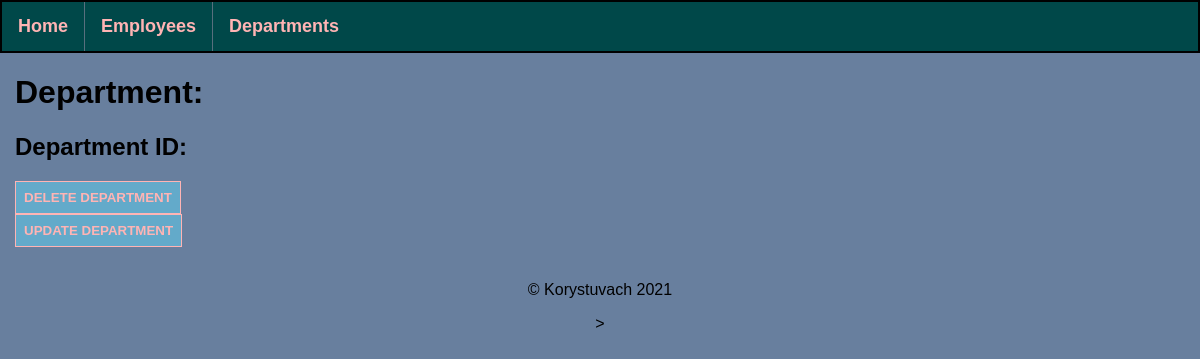
The app's page /departments/1, older data.
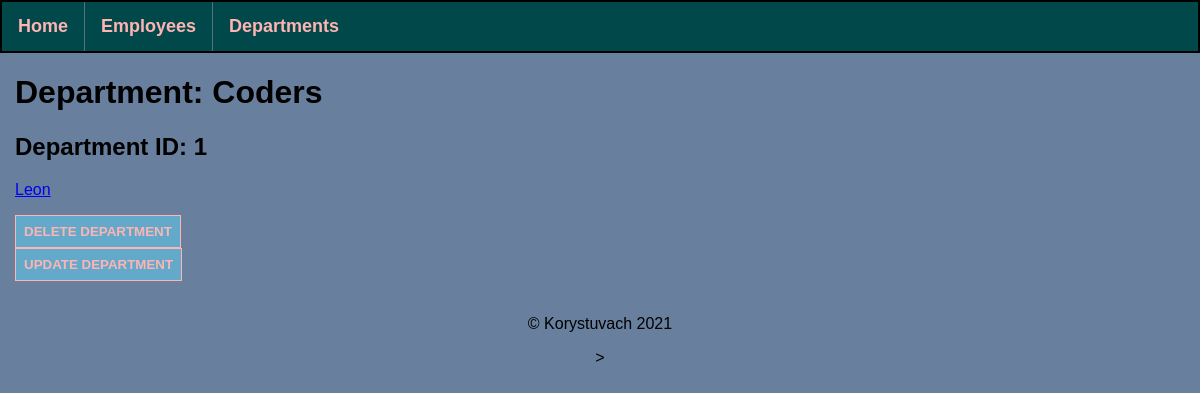
The same page, newer data.
### application/models.py (models this page shows, shortened)
class AllDepartments(db.Model):
    id = db.Column(db.Integer, primary_key=True)
    dep_name = db.Column(db.String(25), nullable=False, unique=True)
    dep_employees_id = db.relationship('AllEmployees', backref='my_department', lazy=True)

class AllEmployees(db.Model):
    id = db.Column(db.Integer, primary_key=True)
    department_id = db.Column(db.Integer, db.ForeignKey('all_departments.id'), nullable=False)
    salary = db.Column(db.Integer, nullable=False)
    name = db.Column(db.String(30), nullable=False)
    lastname = db.Column(db.String(35), nullable=False)
    hire_date = db.Column(db.Date, default=date.today())

### application/routes.py (the view)
@app.route('/departments/<int:dep_id>')
def department(dep_id):
    try:
        department_info = AllDepartments.query.get(dep_id)
        all_department_employees = AllEmployees.query.filter_by(department_id=dep_id)
    except:
        return "Database Query Error", 500
    return render_template('department.html',
                           department_info=department_info,
                           all_department_employees=all_department_employees
                           )

### application/templates/department.html (shortened to what this page needs)
{% extends 'base.html' %}
{% block content %}
   <div class="dep_emp">
      <h1>Department: {{ department_info.dep_name }}</h1>
      <h2>Department ID: {{ department_info.id }}</h2>
      {% for employee in all_department_employees %}
         <p><a href="/employees/{{ employee.id }}">{{ employee.name }}</a></p>
      {% endfor %}
   </div>
   <div class="dep_edit">
      <button type="button"><a href="/departments/{{ department_info.id }}/delete">Delete department</a></button><br>
      <button type="button>"><a href="/departments/{{ department_info.id }}/update">Update department</a></button>
   </div>
{% endblock %}

### application/templates/base.html (shortened to what this page needs)
<!doctype html>
<html lang="en">
<head>
    <link href="{{ url_for('static', filename='css/styles.css') }}" rel="stylesheet" type="text/css" >
</head>
<body>
<nav>
    <ul id="nav_ul">
        <li class="nav_li"><a href="{{ url_for('index') }}" class="nav_li_a">Home</a></li>
        <li class="nav_li"><a href="{{ url_for('employees') }}" class="nav_li_a">Employees</a></li>
        <li class="nav_li"><a href="{{ url_for('departments') }}" class="nav_li_a">Departments</a></li>
    </ul>
</nav>
    {% block content %}
    {% endblock %}
<footer class="foot">
    <p>&copy Korystuvach 2021</p>>
</footer>
</body>
</html>

### application/static/css/styles.css (style rules this page uses)
html, body { font-family: Tahoma, sans-serif; background-color: #687F9E; margin: 0; padding: 0; height: 100%; text-align: left; }
div { margin: 15px; }
li a { text-decoration: none; }
button { background-color: #63aaca; text-decoration: none; padding: 8px; border: 1px solid #ffb4b4; }
button a { text-decoration: none; text-align: center; color: #ffb4b4; text-transform: uppercase; font-weight: bold; }
ul#nav_ul { position: sticky; font-size: large; font-weight: bold; background-color: #004849; list-style-type: none; border: 2px solid; overflow: hidden; margin: 0; padding: 0; top: 0; }
li.nav_li { display: inline; float: left; border-right: 1px solid #586F7E; }
li.nav_li:last-child { border-right: none; }
li a.nav_li_a { display: block; color: #ffb4b4; text-align: center; padding: 14px 16px; text-decoration: none; }
footer.foot { text-align: center; padding: 3px; display: block; text-decoration: none; }

Row changes from the older to the newer data that the page shows:
added AllDepartments: dep_name "Coders", id "1"
added AllEmployees: name "Leon"
